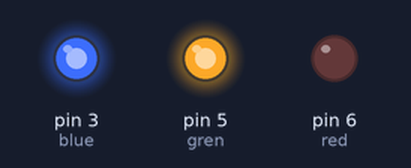
Simulated run of this sketch. Board: Arduino Uno, built with avr-gcc and run on an emulated ATmega328P. Parts: output pins drawn as LEDs (lit = HIGH).

Above: at 0.05 s.
At 4.95 s:
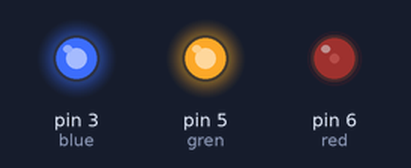
At 9.95 s:
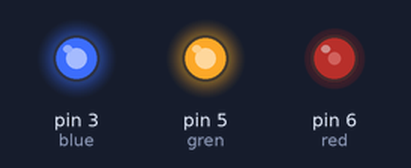
At 19.95 s:
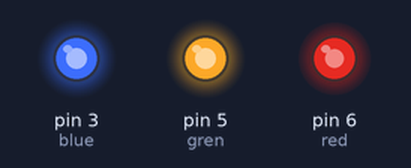
At 29.85 s:
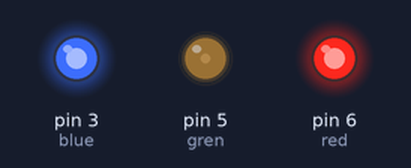
At 39.86 s:
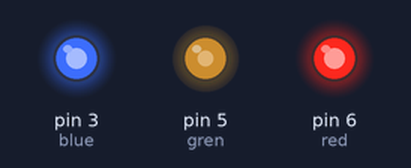
Timing chart, 0 to 40.0 s (numbered marks = the images above):
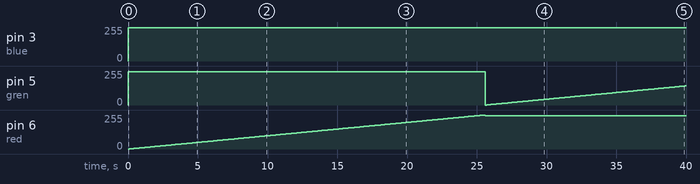

Measured:
- by itself, pin 3 (blue): 0/255 → 250/255 at 0.00 s
- by itself, pin 5 (gren): 0/255 → 250/255 at 0.00 s, → 0/255 25.6 s later, → 1/255 0.10 s later, → 2/255 0.10 s later, … (145 changes in this stretch)
- by itself, pin 6 (red): rises from 0/255 to 255/255 in 25.4 s, then falls to 250/255 in 0.10 s

The sketch:

sketch_mar11a.ino
```cpp
int red=6;
int gren=5;
int blue=3;
void setup() {

pinMode(red,OUTPUT);
pinMode(gren,OUTPUT);
pinMode(blue,OUTPUT);

}

void loop() {
 for(int i=0;i<=255;i++)
 {analogWrite(red,i);
  analogWrite(gren,250);
  analogWrite(blue,250);
   delay(100);
 }
for(int i=0;i<=255;i++)
{
  analogWrite(red,250);
  analogWrite(gren,i);
  analogWrite(blue,250);
  delay(100);
}
for(int i=0;i<=255;i++)
{
  analogWrite(red,250);
  analogWrite(gren,250);
  analogWrite(blue,i);
  delay(100);
  }


}
```
